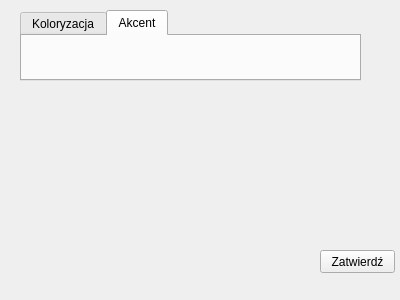
<?xml version="1.0" encoding="UTF-8"?>
<ui version="4.0">
 <class>hsv</class>
 <widget class="QDockWidget" name="hsv">
  <property name="geometry">
   <rect>
    <x>0</x>
    <y>0</y>
    <width>400</width>
    <height>300</height>
   </rect>
  </property>
  <property name="floating">
   <bool>true</bool>
  </property>
  <property name="features">
   <set>QDockWidget::DockWidgetClosable</set>
  </property>
  <property name="allowedAreas">
   <set>Qt::NoDockWidgetArea</set>
  </property>
  <property name="windowTitle">
   <string>HSV</string>
  </property>
  <widget class="QWidget" name="dockWidgetContents">
   <widget class="QTabWidget" name="modyfikacje">
    <property name="geometry">
     <rect>
      <x>20</x>
      <y>10</y>
      <width>341</width>
      <height>71</height>
     </rect>
    </property>
    <property name="currentIndex">
     <number>1</number>
    </property>
    <widget class="QWidget" name="koloryzacja">
     <attribute name="title">
      <string>Koloryzacja</string>
     </attribute>
    </widget>
    <widget class="QWidget" name="akcent">
     <attribute name="title">
      <string>Akcent</string>
     </attribute>
    </widget>
   </widget>
   <widget class="QPushButton" name="PushButton_ok">
    <property name="geometry">
     <rect>
      <x>320</x>
      <y>250</y>
      <width>75</width>
      <height>23</height>
     </rect>
    </property>
    <property name="text">
     <string>Zatwierdź</string>
    </property>
   </widget>
  </widget>
 </widget>
 <resources/>
 <connections/>
</ui>
